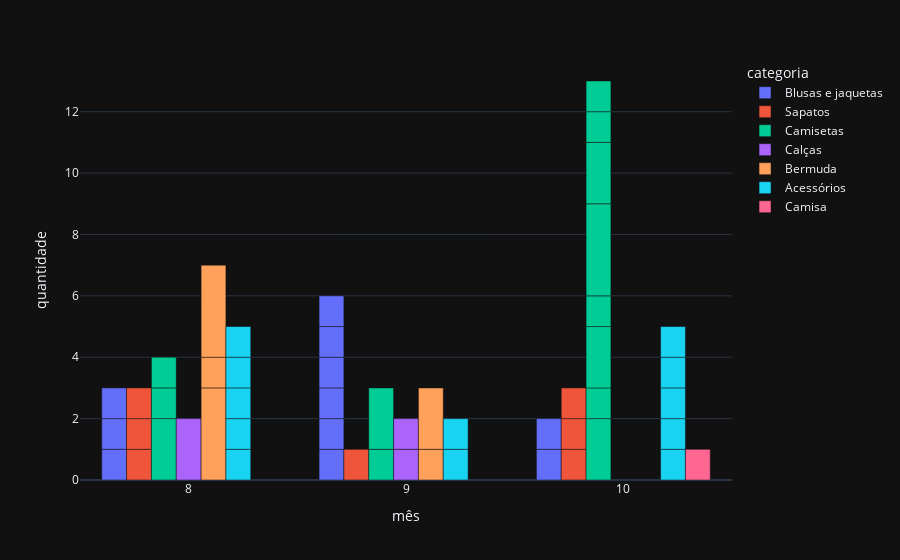

The code cell stored with this chart in its notebook:
### Code cell
px.bar(data_frame=dados_faturados,
       x='mês',
       y='quantidade',
       color='categoria',
       barmode='group',
       template='plotly_dark')

### Figure 1 — Plotly figure (JSON) as saved in the notebook; plotly's stock layout.template omitted (floating-point values rounded to 4 significant figures)
{"data": [{"alignmentgroup": "True", "hovertemplate": "categoria=Blusas e jaquetas<br>mês=%{x}<br>quantidade=%{y}<extra></extra>", "legendgroup": "Blusas e jaquetas", "marker": {"color": "#636efa", "pattern": {"shape": ""}}, "name": "Blusas e jaquetas", "offsetgroup": "Blusas e jaquetas", "orientation": "v", "showlegend": true, "textposition": "auto", "type": "bar", "x": [8, 8, 8, 9, 9, 9, 9, 9, 9, 10, 10], "xaxis": "x", "y": [1, 1, 1, 1, 1, 1, 1, 1, 1, 1, 1], "yaxis": "y"}, {"alignmentgroup": "True", "hovertemplate": "categoria=Sapatos<br>mês=%{x}<br>quantidade=%{y}<extra></extra>", "legendgroup": "Sapatos", "marker": {"color": "#EF553B", "pattern": {"shape": ""}}, "name": "Sapatos", "offsetgroup": "Sapatos", "orientation": "v", "showlegend": true, "textposition": "auto", "type": "bar", "x": [8, 8, 8, 9, 10, 10, 10], "xaxis": "x", "y": [1, 1, 1, 1, 1, 1, 1], "yaxis": "y"}, {"alignmentgroup": "True", "hovertemplate": "categoria=Camisetas<br>mês=%{x}<br>quantidade=%{y}<extra></extra>", "legendgroup": "Camisetas", "marker": {"color": "#00cc96", "pattern": {"shape": ""}}, "name": "Camisetas", "offsetgroup": "Camisetas", "orientation": "v", "showlegend": true, "textposition": "auto", "type": "bar", "x": [8, 8, 8, 9, 9, 10, 10, 10, 10, 10, 10, 10, 10], "xaxis": "x", "y": [2, 1, 1, 1, 2, 2, 1, 2, 1, 3, 2, 1, 1], "yaxis": "y"}, {"alignmentgroup": "True", "hovertemplate": "categoria=Calças<br>mês=%{x}<br>quantidade=%{y}<extra></extra>", "legendgroup": "Calças", "marker": {"color": "#ab63fa", "pattern": {"shape": ""}}, "name": "Calças", "offsetgroup": "Calças", "orientation": "v", "showlegend": true, "textposition": "auto", "type": "bar", "x": [8, 9, 9], "xaxis": "x", "y": [2, 1, 1], "yaxis": "y"}, {"alignmentgroup": "True", "hovertemplate": "categoria=Bermuda<br>mês=%{x}<br>quantidade=%{y}<extra></extra>", "legendgroup": "Bermuda", "marker": {"color": "#FFA15A", "pattern": {"shape": ""}}, "name": "Bermuda", "offsetgroup": "Bermuda", "orientation": "v", "showlegend": true, "textposition": "auto", "type": "bar", "x": [8, 8, 8, 9, 9], "xaxis": "x", "y": [3, 1, 3, 1, 2], "yaxis": "y"}, {"alignmentgroup": "True", "hovertemplate": "categoria=Acessórios<br>mês=%{x}<br>quantidade=%{y}<extra></extra>", "legendgroup": "Acessórios", "marker": {"color": "#19d3f3", "pattern": {"shape": ""}}, "name": "Acessórios", "offsetgroup": "Acessórios", "orientation": "v", "showlegend": true, "textposition": "auto", "type": "bar", "x": [8, 8, 8, 8, 8, 9, 9, 10, 10, 10, 10, 10], "xaxis": "x", "y": [1, 1, 1, 1, 1, 1, 1, 1, 1, 1, 1, 1], "yaxis": "y"}, {"alignmentgroup": "True", "hovertemplate": "categoria=Camisa<br>mês=%{x}<br>quantidade=%{y}<extra></extra>", "legendgroup": "Camisa", "marker": {"color": "#FF6692", "pattern": {"shape": ""}}, "name": "Camisa", "offsetgroup": "Camisa", "orientation": "v", "showlegend": true, "textposition": "auto", "type": "bar", "x": [10], "xaxis": "x", "y": [1], "yaxis": "y"}], "layout": {"barmode": "group", "legend": {"title": {"text": "categoria"}, "tracegroupgap": 0}, "margin": {"t": 60}, "xaxis": {"anchor": "y", "domain": [0, 1], "title": {"text": "mês"}}, "yaxis": {"anchor": "x", "domain": [0, 1], "title": {"text": "quantidade"}}}}
